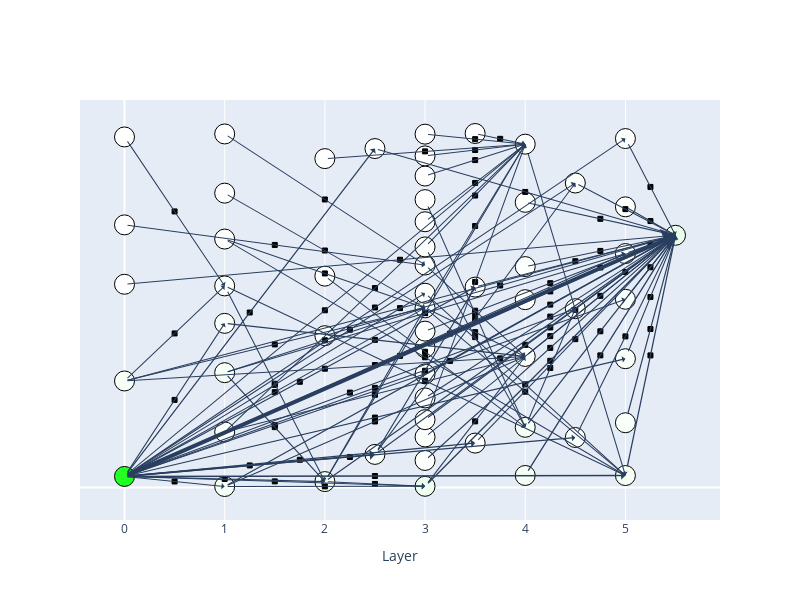

The code cell stored with this chart in its notebook:
### Markdown cell above
One thing that we can do with our computational graph is plot it. Currently, the UI isn't exactly the prettiest, but it can still serve as a useful way to take in information associated with all computational paths and error terms all at once.

### Code cell
plot_graph(edges_with_error, nodes_with_error)

### Figure 1 — Plotly figure (JSON) as saved in the notebook; plotly's stock layout.template omitted (floating-point values rounded to 4 significant figures)
{"data": [{"hoverinfo": "text", "hovertext": ["mlp5tc[701]@5<br>Contrib: 0.58", "embed0@5<br>Contrib: 5.9", "mlp4tc[14761]@5<br>Contrib: 0.09", "mlp4tc[82879]@5<br>Contrib: 0.073", "mlp4tc[78723]@5<br>Contrib: 0.062", "mlp2tc[24481]@5<br>Contrib: 0.13", "mlp3tc[16905]@5<br>Contrib: 0.057", "mlp3tc[15666]@5<br>Contrib: 0.052", "mlp2tc[37403]@5<br>Contrib: 0.039", "mlp3tc[54953]@5<br>Contrib: 0.0076", "attn3[32]@5<br>Contrib: 0.44", "attn4[18]@5<br>Contrib: 0.28", "attn5[39]@5<br>Contrib: 0.25", "attn4[38]@5<br>Contrib: 0.26", "attn1[40]@5<br>Contrib: 0.23", "attn5[59]@5<br>Contrib: 0.17", "attn2[8]@5<br>Contrib: 0.26", "attn0[53]@1<br>Contrib: 0.2", "attn5[62]@5<br>Contrib: 0.12", "attn5[7]@5<br>Contrib: 0.11", "attn4[20]@5<br>Contrib: 0.1", "attn5[50]@5<br>Contrib: 0.082", "attn3[63]@5<br>Contrib: 0.075", "attn3[61]@5<br>Contrib: 0.073", "attn4[6]@5<br>Contrib: 0.072", "attn1[47]@5<br>Contrib: 0.11", "attn5[60]@4<br>Contrib: 0.062", "attn3[36]@5<br>Contrib: 0.071", "attn5[32]@5<br>Contrib: 0.057", "attn4[39]@5<br>Contrib: 0.056", "attn3[34]@4<br>Contrib: 0.055", "attn4[13]@5<br>Contrib: 0.055", "attn3[42]@5<br>Contrib: 0.051", "attn3[60]@5<br>Contrib: 0.05", "attn3[62]@5<br>Contrib: 0.045", "attn0[40]@4<br>Contrib: 0.041", "attn2[14]@4<br>Contrib: 0.039", "attn1[53]@5<br>Contrib: 0.24", "attn1[54]@5<br>Contrib: 0.1", "attn3[17]@5<br>Contrib: 0.14", "attn4[36]@5<br>Contrib: 0.056", "attn1[18]@5<br>Contrib: 0.099", "attn3[39]@5<br>Contrib: 0.049", "attn3[54]@4<br>Contrib: 0.041", "attn1[52]@5<br>Contrib: 0.054", "attn3[58]@5<br>Contrib: 0.048", "attn2[34]@5<br>Contrib: 0.011", "attn0[29]@4<br>Contrib: 0.0099", "attn0[54]@5<br>Contrib: 0.0095", "attn3[9]@5<br>Contrib: 0.0091", "attn3[21]@5<br>Contrib: 0.0089", "attn1[10]@1<br>Contrib: 0.0087", "attn3[10]@5<br>Contrib: 0.0081", "attn2[35]@5<br>Contrib: 0.0079", "attn3[55]@4<br>Contrib: 0.0077", "attn1[18]@4<br>Contrib: 0.0075", "attn3[0]@5<br>Contrib: 0.0073"], "marker": {"color": ["#e9ffe9", "#22ff22", "#fbfffb", "#fcfffc", "#fcfefc", "#fafffa", "#fdfefd", "#fdfefd", "#fdfffd", "#fefffe", "#efffef", "#f4fef4", "#f6fff6", "#f5fff5", "#f6fff6", "#f9fff9", "#f5fff5", "#f7fff7", "#fafffa", "#fbfffb", "#fbfffb", "#fcfffc", "#fcfffc", "#fcfefc", "#fcfffc", "#fbfffb", "#fcfffc", "#fcfefc", "#fdfffd", "#fdfffd", "#fdfffd", "#fdfffd", "#fdfffd", "#fdfffd", "#fdfffd", "#fdfefd", "#fdfffd", "#f6fff6", "#fbfffb", "#f9fff9", "#fdfffd", "#fbfffb", "#fdfffd", "#fdfffd", "#fdfffd", "#fdfffd", "#fefffe", "#fefffe", "#fefffe", "#fefffe", "#fefffe", "#fefffe", "#fefefe", "#fefffe", "#fefffe", "#fefffe", "#ffffff"], "line": {"color": "Black", "width": 1}, "size": 20}, "mode": "markers", "type": "scatter", "x": [5.5, 0, 4.5, 4.5, 4.5, 2.5, 3.5, 3.5, 2.5, 3.5, 3, 4, 5, 4, 1, 5, 2, 0, 5, 5, 4, 5, 3, 3, 4, 1, 5, 3, 5, 4, 3, 4, 3, 3, 3, 0, 2, 1, 1, 3, 4, 1, 3, 3, 1, 3, 2, 0, 0, 3, 3, 1, 3, 2, 3, 1, 3], "y": [0.7084, 0.03126, 0.1406, 0.5023, 0.8552, 0.09318, 0.125, 0.5629, 0.9519, 0.9942, 0.003587, 0.03399, 0.03383, 0.1693, 0.003057, 0.1821, 0.01688, 0.2993, 0.3619, 0.5288, 0.3682, 0.6571, 0.07616, 0.1421, 0.5276, 0.1563, 0.7883, 0.1907, 0.98, 0.6205, 0.2517, 0.8009, 0.3192, 0.3931, 0.4393, 0.5709, 0.4265, 0.3227, 0.4611, 0.5046, 0.9642, 0.5662, 0.5457, 0.625, 0.6978, 0.6757, 0.5937, 0.7376, 0.9845, 0.7464, 0.8085, 0.8268, 0.8747, 0.9236, 0.9313, 0.9929, 0.9924]}, {"hoverinfo": "text", "hovertext": ["embed0@5 -> mlp5tc[701]@5<br>Contrib: 2.8", "attn3[32]@5 -> mlp5tc[701]@5<br>Contrib: 0.3", "attn4[18]@5 -> mlp5tc[701]@5<br>Contrib: 0.28", "attn5[39]@5 -> mlp5tc[701]@5<br>Contrib: 0.25", "attn4[38]@5 -> mlp5tc[701]@5<br>Contrib: 0.22", "attn1[40]@5 -> mlp5tc[701]@5<br>Contrib: 0.18", "attn5[59]@5 -> mlp5tc[701]@5<br>Contrib: 0.17", "attn2[8]@5 -> mlp5tc[701]@5<br>Contrib: 0.13", "attn0[53]@1 -> mlp5tc[701]@5<br>Contrib: 0.12", "attn5[62]@5 -> mlp5tc[701]@5<br>Contrib: 0.12", "attn5[7]@5 -> mlp5tc[701]@5<br>Contrib: 0.11", "attn4[20]@5 -> mlp5tc[701]@5<br>Contrib: 0.1", "mlp4tc[14761]@5 -> mlp5tc[701]@5<br>Contrib: 0.09", "attn5[50]@5 -> mlp5tc[701]@5<br>Contrib: 0.082", "attn3[63]@5 -> mlp5tc[701]@5<br>Contrib: 0.075", "mlp4tc[82879]@5 -> mlp5tc[701]@5<br>Contrib: 0.073", "attn3[61]@5 -> mlp5tc[701]@5<br>Contrib: 0.073", "attn4[6]@5 -> mlp5tc[701]@5<br>Contrib: 0.072", "attn1[47]@5 -> mlp5tc[701]@5<br>Contrib: 0.063", "mlp4tc[78723]@5 -> mlp5tc[701]@5<br>Contrib: 0.062", "attn5[60]@4 -> mlp5tc[701]@5<br>Contrib: 0.062", "attn3[36]@5 -> mlp5tc[701]@5<br>Contrib: 0.061", "mlp2tc[24481]@5 -> mlp5tc[701]@5<br>Contrib: 0.059", "mlp3tc[16905]@5 -> mlp5tc[701]@5<br>Contrib: 0.057", "attn5[32]@5 -> mlp5tc[701]@5<br>Contrib: 0.057", "attn4[39]@5 -> mlp5tc[701]@5<br>Contrib: 0.056", "attn3[34]@4 -> mlp5tc[701]@5<br>Contrib: 0.055", "attn4[13]@5 -> mlp5tc[701]@5<br>Contrib: 0.055", "mlp3tc[15666]@5 -> mlp5tc[701]@5<br>Contrib: 0.052", "attn3[42]@5 -> mlp5tc[701]@5<br>Contrib: 0.051", "attn3[60]@5 -> mlp5tc[701]@5<br>Contrib: 0.05", "attn3[62]@5 -> mlp5tc[701]@5<br>Contrib: 0.045", "attn0[40]@4 -> mlp5tc[701]@5<br>Contrib: 0.041", "attn2[14]@4 -> mlp5tc[701]@5<br>Contrib: 0.039", "mlp2tc[37403]@5 -> mlp5tc[701]@5<br>Contrib: 0.039", "embed0@5 -> attn5[39]@5<br>Contrib: 0.39", "embed0@5 -> mlp3tc[16905]@5<br>Contrib: 0.35", "embed0@5 -> mlp2tc[24481]@5<br>Contrib: 0.7", "embed0@5 -> mlp2tc[37403]@5<br>Contrib: 0.22", "attn1[53]@5 -> attn2[8]@5<br>Contrib: 0.2", "embed0@5 -> mlp3tc[15666]@5<br>Contrib: 0.19", "embed0@5 -> mlp4tc[78723]@5<br>Contrib: 0.16", "embed0@5 -> mlp4tc[14761]@5<br>Contrib: 0.15", "attn3[32]@5 -> attn4[20]@5<br>Contrib: 0.13", "embed0@5 -> attn2[8]@5<br>Contrib: 0.19", "embed0@5 -> attn5[50]@5<br>Contrib: 0.11", "attn1[54]@5 -> attn4[20]@5<br>Contrib: 0.1", "embed0@5 -> mlp4tc[82879]@5<br>Contrib: 0.093", "embed0@5 -> attn5[32]@5<br>Contrib: 0.088", "embed0@5 -> attn5[62]@5<br>Contrib: 0.087", "embed0@5 -> attn5[7]@5<br>Contrib: 0.082", "embed0@5 -> attn3[42]@5<br>Contrib: 0.071", "attn3[17]@5 -> attn5[39]@5<br>Contrib: 0.062", "embed0@5 -> attn3[32]@5<br>Contrib: 0.1", "attn3[17]@5 -> attn4[20]@5<br>Contrib: 0.056", "attn4[36]@5 -> attn5[39]@5<br>Contrib: 0.056", "attn0[53]@1 -> attn4[20]@5<br>Contrib: 0.053", "attn1[18]@5 -> attn2[8]@5<br>Contrib: 0.058", "attn3[39]@5 -> attn5[39]@5<br>Contrib: 0.049", "embed0@5 -> attn1[40]@5<br>Contrib: 0.059", "attn1[40]@5 -> attn4[20]@5<br>Contrib: 0.044", "attn4[38]@5 -> mlp4tc[82879]@5<br>Contrib: 0.043", "attn1[47]@5 -> attn4[20]@5<br>Contrib: 0.043", "attn1[18]@5 -> attn5[39]@5<br>Contrib: 0.041", "attn3[54]@4 -> attn4[20]@5<br>Contrib: 0.041", "mlp2tc[24481]@5 -> mlp3tc[15666]@5<br>Contrib: 0.04", "attn2[8]@5 -> attn3[32]@5<br>Contrib: 0.039", "attn1[52]@5 -> attn5[39]@5<br>Contrib: 0.039", "attn1[53]@5 -> attn5[50]@5<br>Contrib: 0.038", "mlp2tc[24481]@5 -> mlp4tc[78723]@5<br>Contrib: 0.034", "attn2[8]@5 -> attn3[17]@5<br>Contrib: 0.05", "attn2[8]@5 -> attn4[36]@5<br>Contrib: 0.032", "attn3[58]@5 -> attn4[36]@5<br>Contrib: 0.03", "attn3[17]@5 -> attn4[36]@5<br>Contrib: 0.026", "embed0@5 -> attn4[36]@5<br>Contrib: 0.025", "embed0@5 -> attn1[54]@5<br>Contrib: 0.024", "attn3[58]@5 -> attn4[38]@5<br>Contrib: 0.018", "embed0@5 -> attn3[17]@5<br>Contrib: 0.018", "embed0@5 -> attn3[39]@5<br>Contrib: 0.015", "attn1[52]@5 -> attn3[17]@5<br>Contrib: 0.014", "attn2[34]@5 -> attn4[38]@5<br>Contrib: 0.011", "attn3[36]@5 -> attn4[36]@5<br>Contrib: 0.01", "attn0[29]@4 -> attn3[54]@4<br>Contrib: 0.0099", "attn0[54]@5 -> attn1[18]@5<br>Contrib: 0.0095", "attn0[53]@1 -> attn1[18]@5<br>Contrib: 0.018", "attn3[9]@5 -> attn4[36]@5<br>Contrib: 0.0091", "attn3[21]@5 -> attn4[38]@5<br>Contrib: 0.0089", "attn0[53]@1 -> attn3[17]@5<br>Contrib: 0.0087", "attn1[10]@1 -> attn3[17]@5<br>Contrib: 0.0087", "attn1[47]@5 -> attn4[36]@5<br>Contrib: 0.0082", "attn1[53]@5 -> attn3[17]@5<br>Contrib: 0.0082", "attn3[10]@5 -> attn4[36]@5<br>Contrib: 0.0081", "attn2[35]@5 -> attn4[36]@5<br>Contrib: 0.0079", "attn3[55]@4 -> attn4[36]@5<br>Contrib: 0.0077", "mlp3tc[54953]@5 -> attn4[36]@5<br>Contrib: 0.0076", "attn1[40]@5 -> attn3[32]@5<br>Contrib: 0.0075", "attn1[18]@4 -> attn3[54]@4<br>Contrib: 0.0075", "attn3[0]@5 -> attn4[36]@5<br>Contrib: 0.0073"], "marker": {"color": "black", "line": {"color": "Black", "width": 1}, "size": 5, "symbol": "square"}, "mode": "markers", "type": "scatter", "x": [2.75, 4.25, 4.75, 5.25, 4.75, 3.25, 5.25, 3.75, 2.75, 5.25, 5.25, 4.75, 5, 5.25, 4.25, 5, 4.25, 4.75, 3.25, 5, 5.25, 4.25, 4, 4.5, 5.25, 4.75, 4.25, 4.75, 4.5, 4.25, 4.25, 4.25, 2.75, 3.75, 4, 2.5, 1.75, 1.25, 1.25, 1.5, 1.75, 2.25, 2.25, 3.5, 1, 2.5, 2.5, 2.25, 2.5, 2.5, 2.5, 1.5, 4, 1.5, 3.5, 4.5, 2, 1.5, 4, 0.5, 2.5, 4.25, 2.5, 3, 3.5, 3, 2.5, 3, 3, 3.5, 2.5, 3, 3.5, 3.5, 2, 0.5, 3.5, 1.5, 1.5, 2, 3, 3.5, 1.5, 0.5, 0.5, 3.5, 3.5, 1.5, 2, 2.5, 2, 3.5, 3, 3.5, 3.75, 2, 2, 3.5], "y": [0.3699, 0.356, 0.3712, 0.3711, 0.4389, 0.3558, 0.4453, 0.3627, 0.5039, 0.5352, 0.6186, 0.5383, 0.4245, 0.6828, 0.3923, 0.6053, 0.4253, 0.618, 0.4324, 0.7818, 0.7484, 0.4496, 0.4008, 0.4167, 0.8442, 0.6645, 0.4801, 0.7547, 0.6357, 0.5138, 0.5508, 0.5739, 0.6397, 0.5675, 0.8302, 0.03255, 0.07811, 0.06222, 0.4916, 0.1698, 0.2971, 0.4432, 0.08593, 0.1859, 0.02407, 0.3442, 0.4147, 0.2668, 0.5056, 0.1966, 0.28, 0.1752, 0.2692, 0.01742, 0.4364, 0.499, 0.3338, 0.2916, 0.2898, 0.01716, 0.1856, 0.3358, 0.2623, 0.3, 0.4966, 0.328, 0.01023, 0.3658, 0.4899, 0.4742, 0.2607, 0.4906, 0.82, 0.7344, 0.4978, 0.2462, 0.4225, 0.2679, 0.2885, 0.6012, 0.3815, 0.5775, 0.6813, 0.7754, 0.4328, 0.8553, 0.4889, 0.402, 0.6657, 0.5603, 0.4136, 0.9195, 0.9439, 0.9478, 0.9792, 0.003322, 0.809, 0.9783]}], "layout": {"annotations": [{"arrowhead": 1, "arrowwidth": 4, "ax": 0, "axref": "x", "ay": 0.03126, "ayref": "y", "showarrow": true, "x": 5.5, "xref": "x", "y": 0.7084, "yref": "y"}, {"arrowhead": 1, "arrowwidth": 1.315, "ax": 3, "axref": "x", "ay": 0.003587, "ayref": "y", "showarrow": true, "x": 5.5, "xref": "x", "y": 0.7084, "yref": "y"}, {"arrowhead": 1, "arrowwidth": 1.288, "ax": 4, "axref": "x", "ay": 0.03399, "ayref": "y", "showarrow": true, "x": 5.5, "xref": "x", "y": 0.7084, "yref": "y"}, {"arrowhead": 1, "arrowwidth": 1.255, "ax": 5, "axref": "x", "ay": 0.03383, "ayref": "y", "showarrow": true, "x": 5.5, "xref": "x", "y": 0.7084, "yref": "y"}, {"arrowhead": 1, "arrowwidth": 1.223, "ax": 4, "axref": "x", "ay": 0.1693, "ayref": "y", "showarrow": true, "x": 5.5, "xref": "x", "y": 0.7084, "yref": "y"}, {"arrowhead": 1, "arrowwidth": 1.185, "ax": 1, "axref": "x", "ay": 0.003057, "ayref": "y", "showarrow": true, "x": 5.5, "xref": "x", "y": 0.7084, "yref": "y"}, {"arrowhead": 1, "arrowwidth": 1.171, "ax": 5, "axref": "x", "ay": 0.1821, "ayref": "y", "showarrow": true, "x": 5.5, "xref": "x", "y": 0.7084, "yref": "y"}, {"arrowhead": 1, "arrowwidth": 1.135, "ax": 2, "axref": "x", "ay": 0.01688, "ayref": "y", "showarrow": true, "x": 5.5, "xref": "x", "y": 0.7084, "yref": "y"}, {"arrowhead": 1, "arrowwidth": 1.118, "ax": 0, "axref": "x", "ay": 0.2993, "ayref": "y", "showarrow": true, "x": 5.5, "xref": "x", "y": 0.7084, "yref": "y"}, {"arrowhead": 1, "arrowwidth": 1.115, "ax": 5, "axref": "x", "ay": 0.3619, "ayref": "y", "showarrow": true, "x": 5.5, "xref": "x", "y": 0.7084, "yref": "y"}, {"arrowhead": 1, "arrowwidth": 1.105, "ax": 5, "axref": "x", "ay": 0.5288, "ayref": "y", "showarrow": true, "x": 5.5, "xref": "x", "y": 0.7084, "yref": "y"}, {"arrowhead": 1, "arrowwidth": 1.099, "ax": 4, "axref": "x", "ay": 0.3682, "ayref": "y", "showarrow": true, "x": 5.5, "xref": "x", "y": 0.7084, "yref": "y"}, {"arrowhead": 1, "arrowwidth": 1.088, "ax": 4.5, "axref": "x", "ay": 0.1406, "ayref": "y", "showarrow": true, "x": 5.5, "xref": "x", "y": 0.7084, "yref": "y"}, {"arrowhead": 1, "arrowwidth": 1.079, "ax": 5, "axref": "x", "ay": 0.6571, "ayref": "y", "showarrow": true, "x": 5.5, "xref": "x", "y": 0.7084, "yref": "y"}, {"arrowhead": 1, "arrowwidth": 1.072, "ax": 3, "axref": "x", "ay": 0.07616, "ayref": "y", "showarrow": true, "x": 5.5, "xref": "x", "y": 0.7084, "yref": "y"}, {"arrowhead": 1, "arrowwidth": 1.07, "ax": 4.5, "axref": "x", "ay": 0.5023, "ayref": "y", "showarrow": true, "x": 5.5, "xref": "x", "y": 0.7084, "yref": "y"}, {"arrowhead": 1, "arrowwidth": 1.07, "ax": 3, "axref": "x", "ay": 0.1421, "ayref": "y", "showarrow": true, "x": 5.5, "xref": "x", "y": 0.7084, "yref": "y"}, {"arrowhead": 1, "arrowwidth": 1.069, "ax": 4, "axref": "x", "ay": 0.5276, "ayref": "y", "showarrow": true, "x": 5.5, "xref": "x", "y": 0.7084, "yref": "y"}, {"arrowhead": 1, "arrowwidth": 1.06, "ax": 1, "axref": "x", "ay": 0.1563, "ayref": "y", "showarrow": true, "x": 5.5, "xref": "x", "y": 0.7084, "yref": "y"}, {"arrowhead": 1, "arrowwidth": 1.058, "ax": 4.5, "axref": "x", "ay": 0.8552, "ayref": "y", "showarrow": true, "x": 5.5, "xref": "x", "y": 0.7084, "yref": "y"}, {"arrowhead": 1, "arrowwidth": 1.058, "ax": 5, "axref": "x", "ay": 0.7883, "ayref": "y", "showarrow": true, "x": 5.5, "xref": "x", "y": 0.7084, "yref": "y"}, {"arrowhead": 1, "arrowwidth": 1.057, "ax": 3, "axref": "x", "ay": 0.1907, "ayref": "y", "showarrow": true, "x": 5.5, "xref": "x", "y": 0.7084, "yref": "y"}, {"arrowhead": 1, "arrowwidth": 1.055, "ax": 2.5, "axref": "x", "ay": 0.09318, "ayref": "y", "showarrow": true, "x": 5.5, "xref": "x", "y": 0.7084, "yref": "y"}, {"arrowhead": 1, "arrowwidth": 1.053, "ax": 3.5, "axref": "x", "ay": 0.125, "ayref": "y", "showarrow": true, "x": 5.5, "xref": "x", "y": 0.7084, "yref": "y"}, {"arrowhead": 1, "arrowwidth": 1.052, "ax": 5, "axref": "x", "ay": 0.98, "ayref": "y", "showarrow": true, "x": 5.5, "xref": "x", "y": 0.7084, "yref": "y"}, {"arrowhead": 1, "arrowwidth": 1.052, "ax": 4, "axref": "x", "ay": 0.6205, "ayref": "y", "showarrow": true, "x": 5.5, "xref": "x", "y": 0.7084, "yref": "y"}, {"arrowhead": 1, "arrowwidth": 1.051, "ax": 3, "axref": "x", "ay": 0.2517, "ayref": "y", "showarrow": true, "x": 5.5, "xref": "x", "y": 0.7084, "yref": "y"}, {"arrowhead": 1, "arrowwidth": 1.05, "ax": 4, "axref": "x", "ay": 0.8009, "ayref": "y", "showarrow": true, "x": 5.5, "xref": "x", "y": 0.7084, "yref": "y"}, {"arrowhead": 1, "arrowwidth": 1.047, "ax": 3.5, "axref": "x", "ay": 0.5629, "ayref": "y", "showarrow": true, "x": 5.5, "xref": "x", "y": 0.7084, "yref": "y"}, {"arrowhead": 1, "arrowwidth": 1.047, "ax": 3, "axref": "x", "ay": 0.3192, "ayref": "y", "showarrow": true, "x": 5.5, "xref": "x", "y": 0.7084, "yref": "y"}, {"arrowhead": 1, "arrowwidth": 1.046, "ax": 3, "axref": "x", "ay": 0.3931, "ayref": "y", "showarrow": true, "x": 5.5, "xref": "x", "y": 0.7084, "yref": "y"}, {"arrowhead": 1, "arrowwidth": 1.04, "ax": 3, "axref": "x", "ay": 0.4393, "ayref": "y", "showarrow": true, "x": 5.5, "xref": "x", "y": 0.7084, "yref": "y"}, {"arrowhead": 1, "arrowwidth": 1.036, "ax": 0, "axref": "x", "ay": 0.5709, "ayref": "y", "showarrow": true, "x": 5.5, "xref": "x", "y": 0.7084, "yref": "y"}, {"arrowhead": 1, "arrowwidth": 1.034, "ax": 2, "axref": "x", "ay": 0.4265, "ayref": "y", "showarrow": true, "x": 5.5, "xref": "x", "y": 0.7084, "yref": "y"}, {"arrowhead": 1, "arrowwidth": 1.034, "ax": 2.5, "axref": "x", "ay": 0.9519, "ayref": "y", "showarrow": true, "x": 5.5, "xref": "x", "y": 0.7084, "yref": "y"}, {"arrowhead": 1, "arrowwidth": 1.405, "ax": 0, "axref": "x", "ay": 0.03126, "ayref": "y", "showarrow": true, "x": 5, "xref": "x", "y": 0.03383, "yref": "y"}, {"arrowhead": 1, "arrowwidth": 1.364, "ax": 0, "axref": "x", "ay": 0.03126, "ayref": "y", "showarrow": true, "x": 3.5, "xref": "x", "y": 0.125, "yref": "y"}, {"arrowhead": 1, "arrowwidth": 1.734, "ax": 0, "axref": "x", "ay": 0.03126, "ayref": "y", "showarrow": true, "x": 2.5, "xref": "x", "y": 0.09318, "yref": "y"}, {"arrowhead": 1, "arrowwidth": 1.223, "ax": 0, "axref": "x", "ay": 0.03126, "ayref": "y", "showarrow": true, "x": 2.5, "xref": "x", "y": 0.9519, "yref": "y"}, {"arrowhead": 1, "arrowwidth": 1.203, "ax": 1, "axref": "x", "ay": 0.3227, "ayref": "y", "showarrow": true, "x": 2, "xref": "x", "y": 0.01688, "yref": "y"}, {"arrowhead": 1, "arrowwidth": 1.197, "ax": 0, "axref": "x", "ay": 0.03126, "ayref": "y", "showarrow": true, "x": 3.5, "xref": "x", "y": 0.5629, "yref": "y"}, {"arrowhead": 1, "arrowwidth": 1.163, "ax": 0, "axref": "x", "ay": 0.03126, "ayref": "y", "showarrow": true, "x": 4.5, "xref": "x", "y": 0.8552, "yref": "y"}, {"arrowhead": 1, "arrowwidth": 1.147, "ax": 0, "axref": "x", "ay": 0.03126, "ayref": "y", "showarrow": true, "x": 4.5, "xref": "x", "y": 0.1406, "yref": "y"}, {"arrowhead": 1, "arrowwidth": 1.133, "ax": 3, "axref": "x", "ay": 0.003587, "ayref": "y", "showarrow": true, "x": 4, "xref": "x", "y": 0.3682, "yref": "y"}, {"arrowhead": 1, "arrowwidth": 1.191, "ax": 0, "axref": "x", "ay": 0.03126, "ayref": "y", "showarrow": true, "x": 2, "xref": "x", "y": 0.01688, "yref": "y"}, {"arrowhead": 1, "arrowwidth": 1.113, "ax": 0, "axref": "x", "ay": 0.03126, "ayref": "y", "showarrow": true, "x": 5, "xref": "x", "y": 0.6571, "yref": "y"}, {"arrowhead": 1, "arrowwidth": 1.1, "ax": 1, "axref": "x", "ay": 0.4611, "ayref": "y", "showarrow": true, "x": 4, "xref": "x", "y": 0.3682, "yref": "y"}, {"arrowhead": 1, "arrowwidth": 1.091, "ax": 0, "axref": "x", "ay": 0.03126, "ayref": "y", "showarrow": true, "x": 4.5, "xref": "x", "y": 0.5023, "yref": "y"}, {"arrowhead": 1, "arrowwidth": 1.086, "ax": 0, "axref": "x", "ay": 0.03126, "ayref": "y", "showarrow": true, "x": 5, "xref": "x", "y": 0.98, "yref": "y"}, {"arrowhead": 1, "arrowwidth": 1.085, "ax": 0, "axref": "x", "ay": 0.03126, "ayref": "y", "showarrow": true, "x": 5, "xref": "x", "y": 0.3619, "yref": "y"}, {"arrowhead": 1, "arrowwidth": 1.079, "ax": 0, "axref": "x", "ay": 0.03126, "ayref": "y", "showarrow": true, "x": 5, "xref": "x", "y": 0.5288, "yref": "y"}, {"arrowhead": 1, "arrowwidth": 1.068, "ax": 0, "axref": "x", "ay": 0.03126, "ayref": "y", "showarrow": true, "x": 3, "xref": "x", "y": 0.3192, "yref": "y"}, {"arrowhead": 1, "arrowwidth": 1.058, "ax": 3, "axref": "x", "ay": 0.5046, "ayref": "y", "showarrow": true, "x": 5, "xref": "x", "y": 0.03383, "yref": "y"}, {"arrowhead": 1, "arrowwidth": 1.102, "ax": 0, "axref": "x", "ay": 0.03126, "ayref": "y", "showarrow": true, "x": 3, "xref": "x", "y": 0.003587, "yref": "y"}, {"arrowhead": 1, "arrowwidth": 1.052, "ax": 3, "axref": "x", "ay": 0.5046, "ayref": "y", "showarrow": true, "x": 4, "xref": "x", "y": 0.3682, "yref": "y"}, {"arrowhead": 1, "arrowwidth": 1.051, "ax": 4, "axref": "x", "ay": 0.9642, "ayref": "y", "showarrow": true, "x": 5, "xref": "x", "y": 0.03383, "yref": "y"}, {"arrowhead": 1, "arrowwidth": 1.049, "ax": 0, "axref": "x", "ay": 0.2993, "ayref": "y", "showarrow": true, "x": 4, "xref": "x", "y": 0.3682, "yref": "y"}, {"arrowhead": 1, "arrowwidth": 1.054, "ax": 1, "axref": "x", "ay": 0.5662, "ayref": "y", "showarrow": true, "x": 2, "xref": "x", "y": 0.01688, "yref": "y"}, {"arrowhead": 1, "arrowwidth": 1.045, "ax": 3, "axref": "x", "ay": 0.5457, "ayref": "y", "showarrow": true, "x": 5, "xref": "x", "y": 0.03383, "yref": "y"}, {"arrowhead": 1, "arrowwidth": 1.055, "ax": 0, "axref": "x", "ay": 0.03126, "ayref": "y", "showarrow": true, "x": 1, "xref": "x", "y": 0.003057, "yref": "y"}, {"arrowhead": 1, "arrowwidth": 1.039, "ax": 1, "axref": "x", "ay": 0.003057, "ayref": "y", "showarrow": true, "x": 4, "xref": "x", "y": 0.3682, "yref": "y"}, {"arrowhead": 1, "arrowwidth": 1.038, "ax": 4, "axref": "x", "ay": 0.1693, "ayref": "y", "showarrow": true, "x": 4.5, "xref": "x", "y": 0.5023, "yref": "y"}, {"arrowhead": 1, "arrowwidth": 1.038, "ax": 1, "axref": "x", "ay": 0.1563, "ayref": "y", "showarrow": true, "x": 4, "xref": "x", "y": 0.3682, "yref": "y"}, {"arrowhead": 1, "arrowwidth": 1.036, "ax": 1, "axref": "x", "ay": 0.5662, "ayref": "y", "showarrow": true, "x": 5, "xref": "x", "y": 0.03383, "yref": "y"}, {"arrowhead": 1, "arrowwidth": 1.036, "ax": 3, "axref": "x", "ay": 0.625, "ayref": "y", "showarrow": true, "x": 4, "xref": "x", "y": 0.3682, "yref": "y"}, {"arrowhead": 1, "arrowwidth": 1.035, "ax": 2.5, "axref": "x", "ay": 0.09318, "ayref": "y", "showarrow": true, "x": 3.5, "xref": "x", "y": 0.5629, "yref": "y"}, {"arrowhead": 1, "arrowwidth": 1.034, "ax": 2, "axref": "x", "ay": 0.01688, "ayref": "y", "showarrow": true, "x": 3, "xref": "x", "y": 0.003587, "yref": "y"}, {"arrowhead": 1, "arrowwidth": 1.034, "ax": 1, "axref": "x", "ay": 0.6978, "ayref": "y", "showarrow": true, "x": 5, "xref": "x", "y": 0.03383, "yref": "y"}, {"arrowhead": 1, "arrowwidth": 1.033, "ax": 1, "axref": "x", "ay": 0.3227, "ayref": "y", "showarrow": true, "x": 5, "xref": "x", "y": 0.6571, "yref": "y"}, {"arrowhead": 1, "arrowwidth": 1.028, "ax": 2.5, "axref": "x", "ay": 0.09318, "ayref": "y", "showarrow": true, "x": 4.5, "xref": "x", "y": 0.8552, "yref": "y"}, {"arrowhead": 1, "arrowwidth": 1.045, "ax": 2, "axref": "x", "ay": 0.01688, "ayref": "y", "showarrow": true, "x": 3, "xref": "x", "y": 0.5046, "yref": "y"}, {"arrowhead": 1, "arrowwidth": 1.026, "ax": 2, "axref": "x", "ay": 0.01688, "ayref": "y", "showarrow": true, "x": 4, "xref": "x", "y": 0.9642, "yref": "y"}, {"arrowhead": 1, "arrowwidth": 1.024, "ax": 3, "axref": "x", "ay": 0.6757, "ayref": "y", "showarrow": true, "x": 4, "xref": "x", "y": 0.9642, "yref": "y"}, {"arrowhead": 1, "arrowwidth": 1.02, "ax": 3, "axref": "x", "ay": 0.5046, "ayref": "y", "showarrow": true, "x": 4, "xref": "x", "y": 0.9642, "yref": "y"}, {"arrowhead": 1, "arrowwidth": 1.019, "ax": 0, "axref": "x", "ay": 0.03126, "ayref": "y", "showarrow": true, "x": 4, "xref": "x", "y": 0.9642, "yref": "y"}, {"arrowhead": 1, "arrowwidth": 1.018, "ax": 0, "axref": "x", "ay": 0.03126, "ayref": "y", "showarrow": true, "x": 1, "xref": "x", "y": 0.4611, "yref": "y"}, {"arrowhead": 1, "arrowwidth": 1.012, "ax": 3, "axref": "x", "ay": 0.6757, "ayref": "y", "showarrow": true, "x": 4, "xref": "x", "y": 0.1693, "yref": "y"}, {"arrowhead": 1, "arrowwidth": 1.011, "ax": 0, "axref": "x", "ay": 0.03126, "ayref": "y", "showarrow": true, "x": 3, "xref": "x", "y": 0.5046, "yref": "y"}, {"arrowhead": 1, "arrowwidth": 1.008, "ax": 0, "axref": "x", "ay": 0.03126, "ayref": "y", "showarrow": true, "x": 3, "xref": "x", "y": 0.5457, "yref": "y"}, {"arrowhead": 1, "arrowwidth": 1.008, "ax": 1, "axref": "x", "ay": 0.6978, "ayref": "y", "showarrow": true, "x": 3, "xref": "x", "y": 0.5046, "yref": "y"}, {"arrowhead": 1, "arrowwidth": 1.004, "ax": 2, "axref": "x", "ay": 0.5937, "ayref": "y", "showarrow": true, "x": 4, "xref": "x", "y": 0.1693, "yref": "y"}, {"arrowhead": 1, "arrowwidth": 1.003, "ax": 3, "axref": "x", "ay": 0.1907, "ayref": "y", "showarrow": true, "x": 4, "xref": "x", "y": 0.9642, "yref": "y"}, {"arrowhead": 1, "arrowwidth": 1.003, "ax": 0, "axref": "x", "ay": 0.7376, "ayref": "y", "showarrow": true, "x": 3, "xref": "x", "y": 0.625, "yref": "y"}, {"arrowhead": 1, "arrowwidth": 1.002, "ax": 0, "axref": "x", "ay": 0.9845, "ayref": "y", "showarrow": true, "x": 1, "xref": "x", "y": 0.5662, "yref": "y"}, {"arrowhead": 1, "arrowwidth": 1.011, "ax": 0, "axref": "x", "ay": 0.2993, "ayref": "y", "showarrow": true, "x": 1, "xref": "x", "y": 0.5662, "yref": "y"}, {"arrowhead": 1, "arrowwidth": 1.002, "ax": 3, "axref": "x", "ay": 0.7464, "ayref": "y", "showarrow": true, "x": 4, "xref": "x", "y": 0.9642, "yref": "y"}, {"arrowhead": 1, "arrowwidth": 1.002, "ax": 3, "axref": "x", "ay": 0.8085, "ayref": "y", "showarrow": true, "x": 4, "xref": "x", "y": 0.1693, "yref": "y"}, {"arrowhead": 1, "arrowwidth": 1.001, "ax": 0, "axref": "x", "ay": 0.2993, "ayref": "y", "showarrow": true, "x": 3, "xref": "x", "y": 0.5046, "yref": "y"}, {"arrowhead": 1, "arrowwidth": 1.001, "ax": 1, "axref": "x", "ay": 0.8268, "ayref": "y", "showarrow": true, "x": 3, "xref": "x", "y": 0.5046, "yref": "y"}, {"arrowhead": 1, "arrowwidth": 1.001, "ax": 1, "axref": "x", "ay": 0.1563, "ayref": "y", "showarrow": true, "x": 4, "xref": "x", "y": 0.9642, "yref": "y"}, {"arrowhead": 1, "arrowwidth": 1.001, "ax": 1, "axref": "x", "ay": 0.3227, "ayref": "y", "showarrow": true, "x": 3, "xref": "x", "y": 0.5046, "yref": "y"}, {"arrowhead": 1, "arrowwidth": 1.001, "ax": 3, "axref": "x", "ay": 0.8747, "ayref": "y", "showarrow": true, "x": 4, "xref": "x", "y": 0.9642, "yref": "y"}, {"arrowhead": 1, "arrowwidth": 1.001, "ax": 2, "axref": "x", "ay": 0.9236, "ayref": "y", "showarrow": true, "x": 4, "xref": "x", "y": 0.9642, "yref": "y"}, {"arrowhead": 1, "arrowwidth": 1.0, "ax": 3, "axref": "x", "ay": 0.9313, "ayref": "y", "showarrow": true, "x": 4, "xref": "x", "y": 0.9642, "yref": "y"}, {"arrowhead": 1, "arrowwidth": 1.0, "ax": 3.5, "axref": "x", "ay": 0.9942, "ayref": "y", "showarrow": true, "x": 4, "xref": "x", "y": 0.9642, "yref": "y"}, {"arrowhead": 1, "arrowwidth": 1.0, "ax": 1, "axref": "x", "ay": 0.003057, "ayref": "y", "showarrow": true, "x": 3, "xref": "x", "y": 0.003587, "yref": "y"}, {"arrowhead": 1, "arrowwidth": 1.0, "ax": 1, "axref": "x", "ay": 0.9929, "ayref": "y", "showarrow": true, "x": 3, "xref": "x", "y": 0.625, "yref": "y"}, {"arrowhead": 1, "arrowwidth": 1, "ax": 3, "axref": "x", "ay": 0.9924, "ayref": "y", "showarrow": true, "x": 4, "xref": "x", "y": 0.9642, "yref": "y"}], "autosize": false, "height": 600, "showlegend": false, "width": 800, "xaxis": {"title": {"text": "Layer"}}, "yaxis": {"tickmode": "array", "ticktext": [], "tickvals": []}}}
